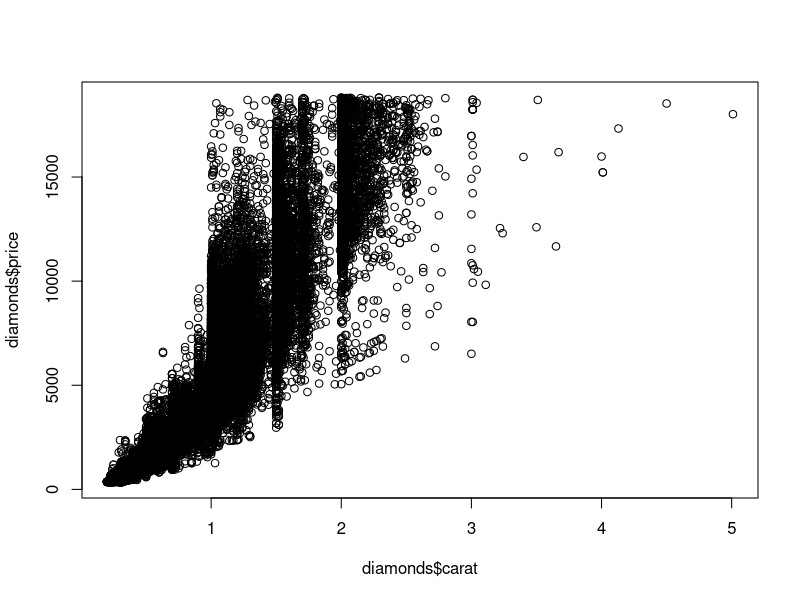
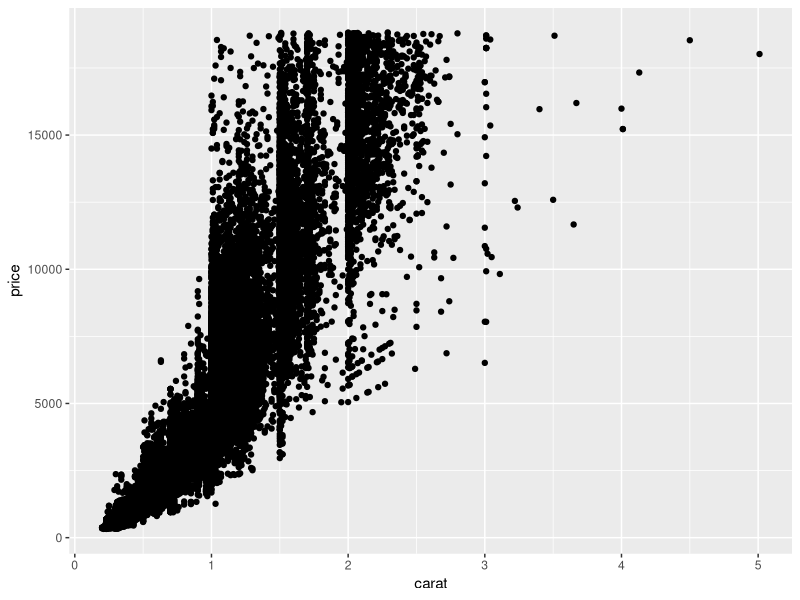
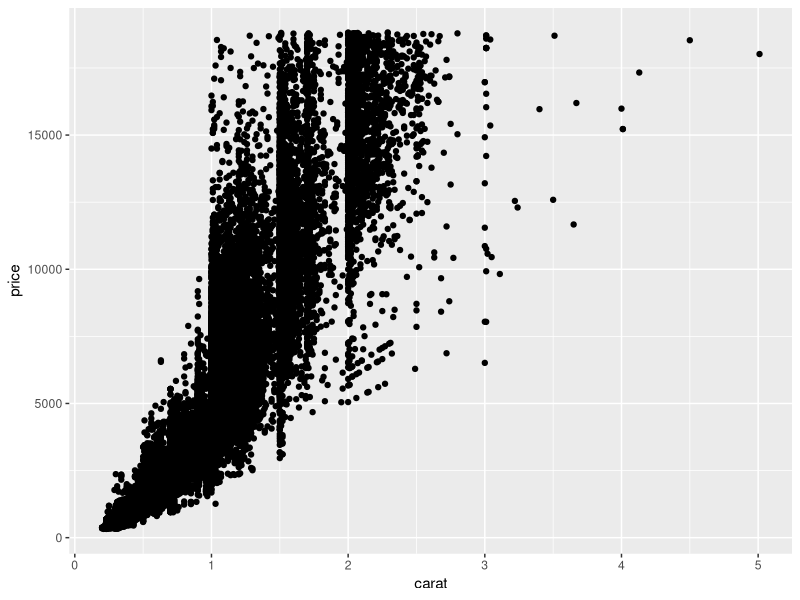
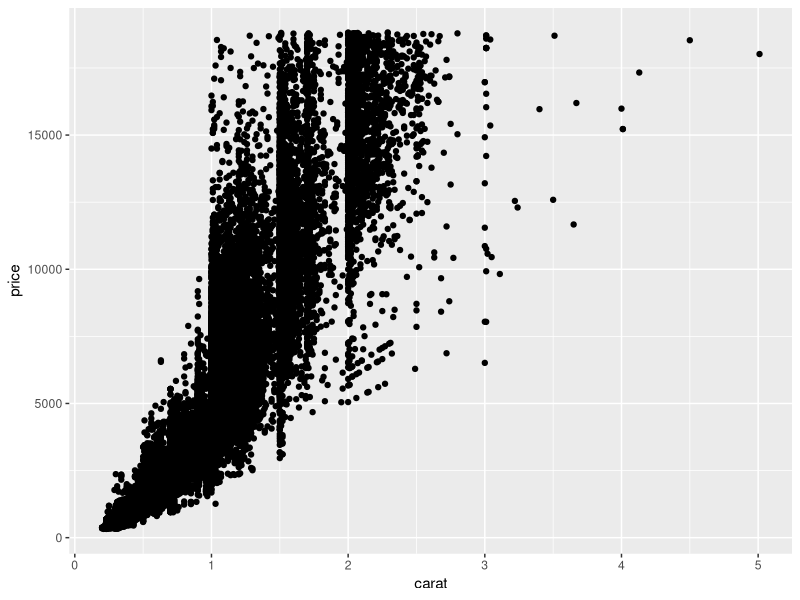
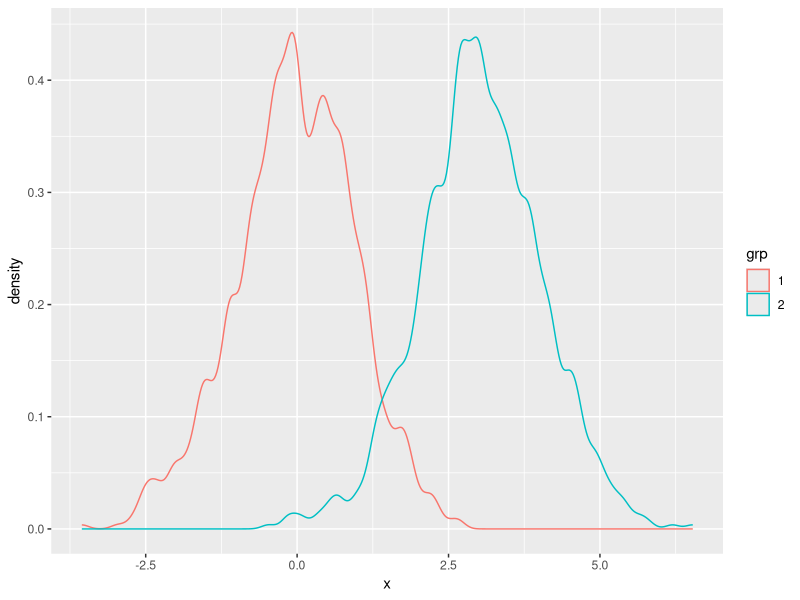
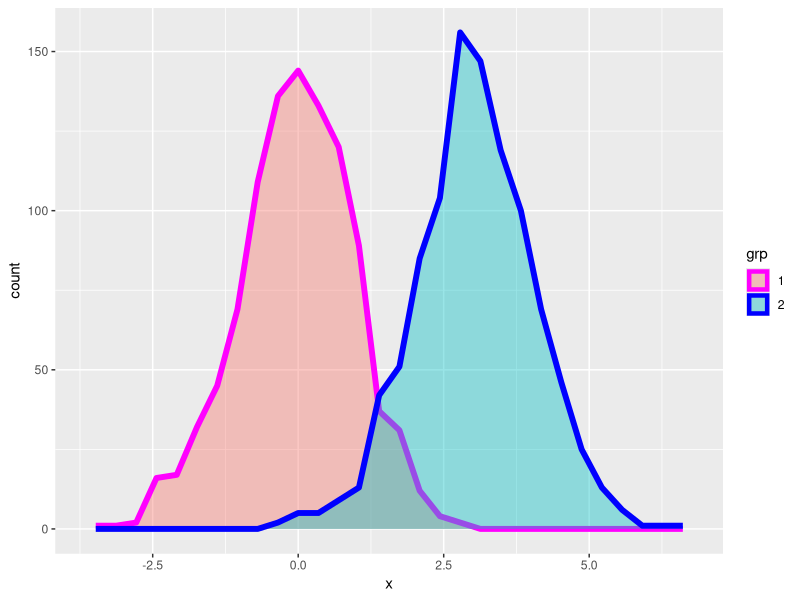
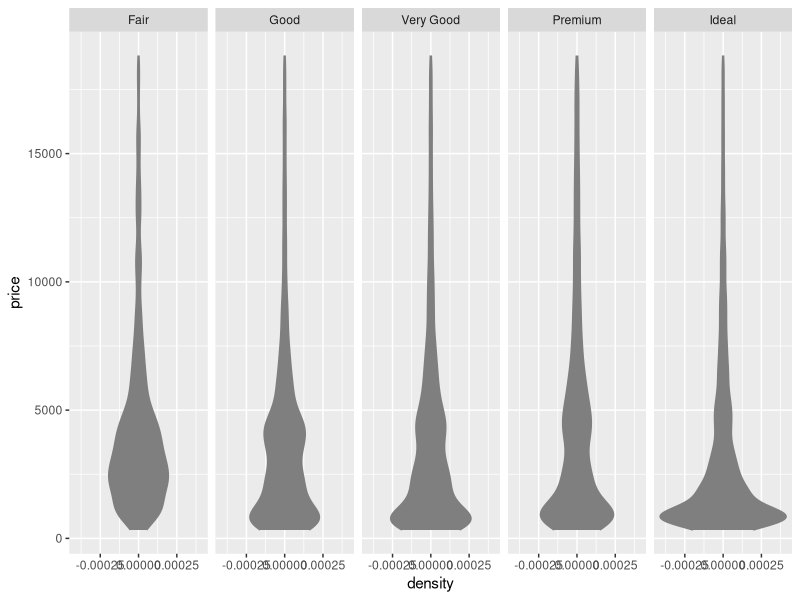
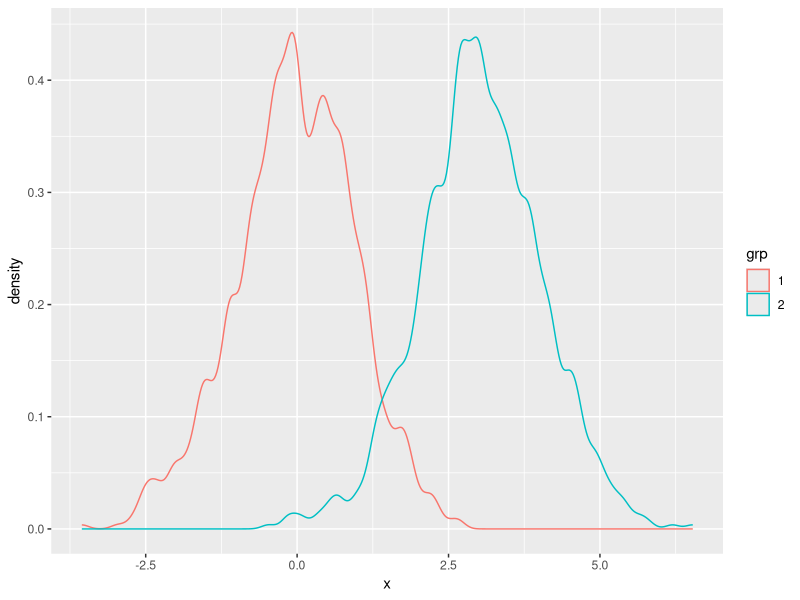

Here is the R script that generated these plots, in order:
## ---- chunk 1
knitr::opts_chunk$set(echo = T, warning = F, error = F, message = F)
library(ggplot2)
## ---- chunk 2
str(diamonds)

plot(diamonds$carat, diamonds$price)
## ---- chunk 3
ggplot() +
  layer(
    data = diamonds,
    mapping = aes(x = carat, y = price),
    geom = "point",
    stat = "identity",
    position = "identity") +
  scale_y_continuous() + 
  scale_x_continuous() +
  coord_cartesian()
## ---- chunk 4
ggplot(diamonds, aes(carat, price)) + geom_point()
## ---- chunk 5
qplot(data = diamonds, x = carat, y = price, geom = "point")
## ---- chunk 6
mix2norm <- data.frame(x  = c(rnorm(1000), rnorm(1000, 3)), 
                       grp = as.factor(rep(c(1,2),each=1000)))

ggplot(mix2norm, aes(x=x, color = grp)) + geom_density(adjust = 1/2)
## ---- chunk 7
ggplot(mix2norm, aes(x=x, color = grp, fill= grp)) + 
  geom_density(alpha = .4, size = 2, stat = "bin") +
  scale_color_manual(values = c("1" = "magenta", "2" = "blue"))
## ---- chunk 8
ggplot(diamonds, aes(x = price)) +
  stat_density(aes(ymax = ..density..,  ymin = -..density..),
    fill = "grey50", colour = "grey50",
    geom = "ribbon", position = "identity") +
  facet_grid(. ~ cut) +
  coord_flip()
## ---- chunk 9
ggplot(mix2norm, aes(x = x, color = grp)) + geom_density(adjust = 1/2)
## ---- chunk 10
ggplot(mix2norm, aes(x = x, color = grp)) + stat_density(adjust = 1/2)
## ---- chunk 11
ggplot(mix2norm, aes(x=x, color = grp)) + 
  stat_density(adjust=1/2, size=2, position ="identity",geom ="line")
## ---- chunk 12
ggplot(mix2norm, aes(x=x, color = grp)) + 
  stat_density(adjust=1/2, size=2, position ="identity", geom ="line") +
  scale_y_log10(limits = c(1e-5,1))
## ---- chunk 13
ggplot(mix2norm, aes(x=x, color = grp)) + 
  stat_density(adjust=1/2, size=2, position ="identity",geom ="line") +
  coord_polar()
## ---- chunk 14
ggplot(mix2norm, aes(x=x, color = grp)) + 
  stat_density(adjust = 1/2, size = 2, position = "identity", geom = "line") +
  facet_grid(grp~.)
